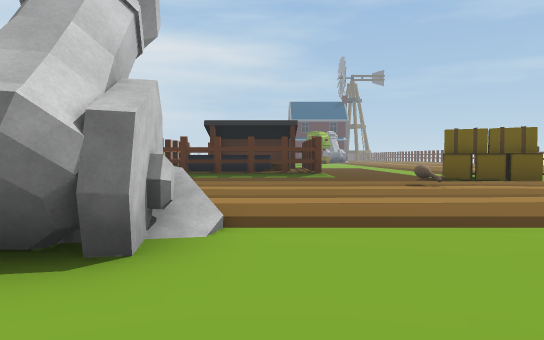
View 1 (above)

24 first-person views from a walk through a Unity game level. The camera is 1.2 m above the floor, tilts 2° down and sees 70° across. The floor is counted in squares, 2 m on a side. Each view is taken from the middle of a square. On the plan, view 1 faces up. The plan holds only what a view shows up to about 11 squares ahead; the rest is blank. The place goes on beyond the plan. Some animated figures are not drawn.

View 2
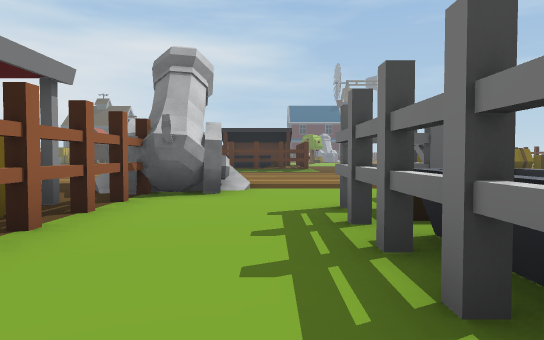

View 3
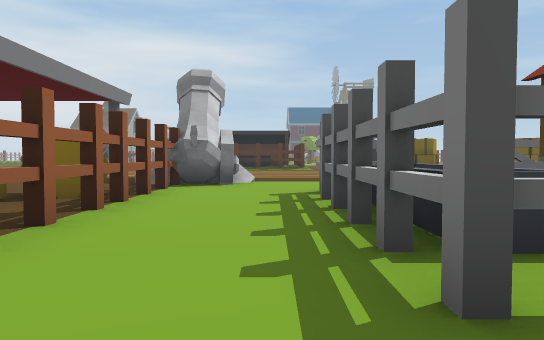

View 4
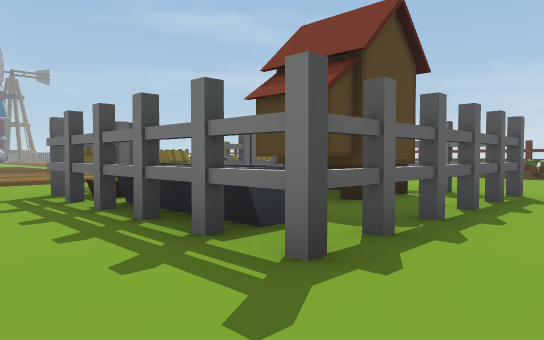

View 5
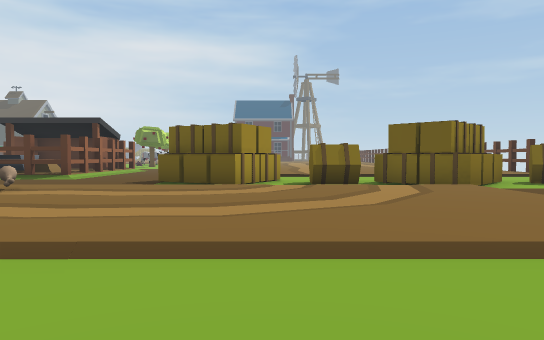

View 6
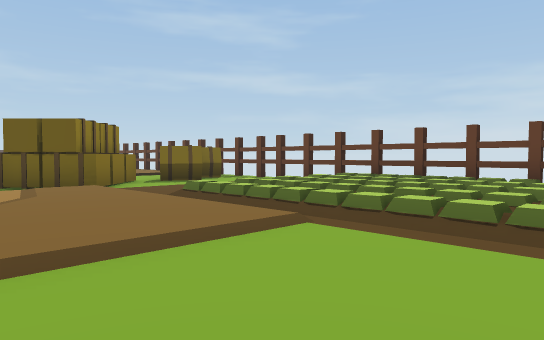

View 7
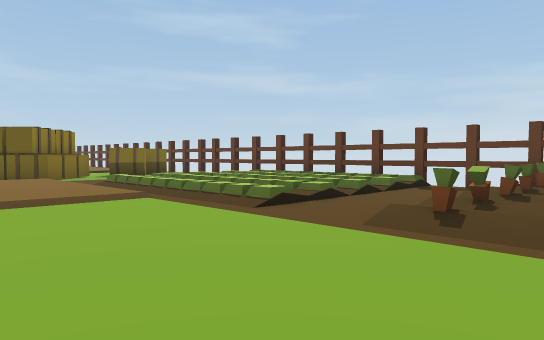

View 8
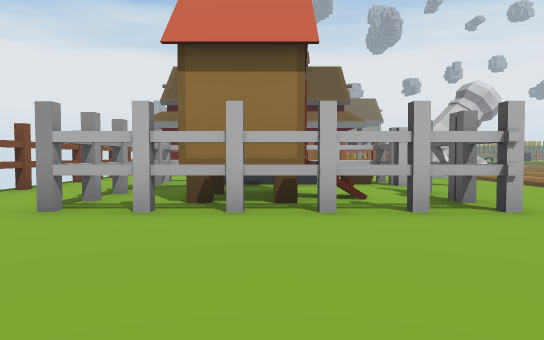

View 9
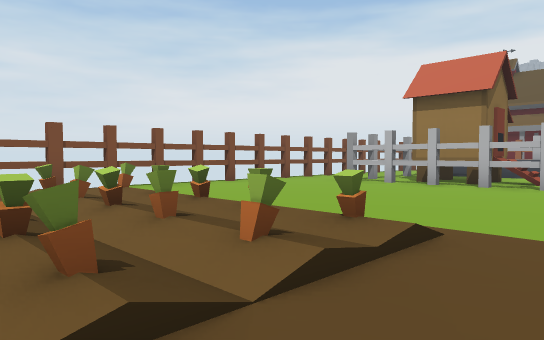

View 10
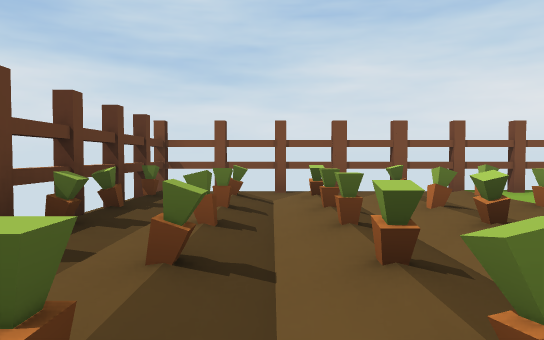

View 11
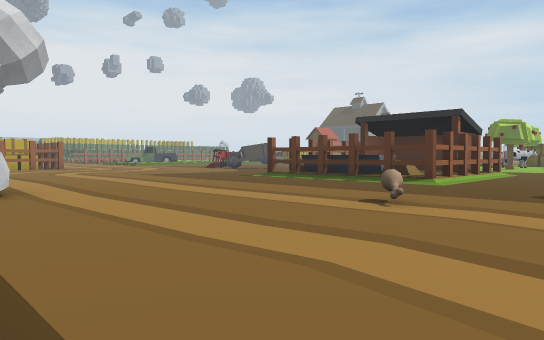

View 12
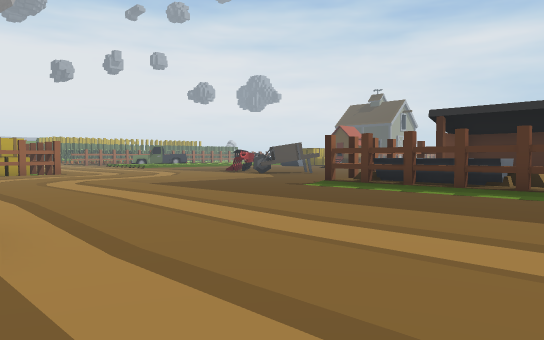

View 13
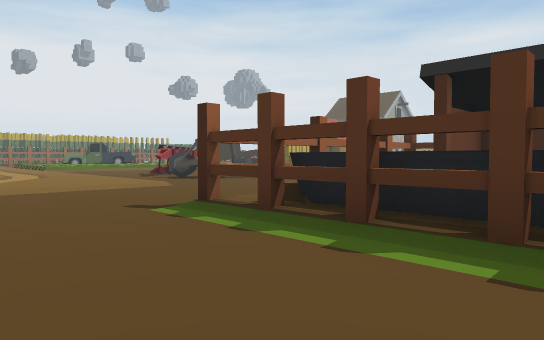

View 14
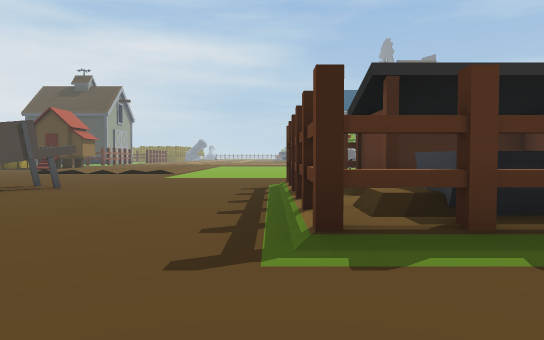

View 15
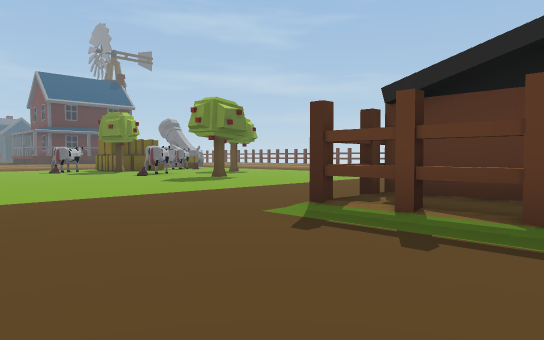

View 16
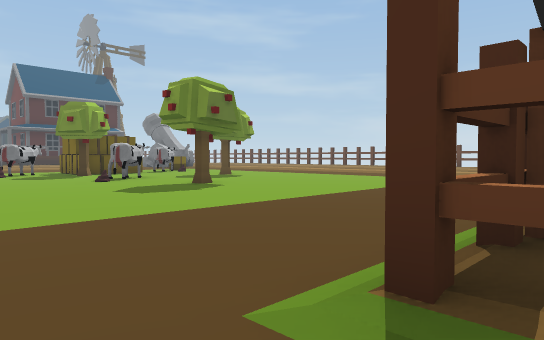

View 17
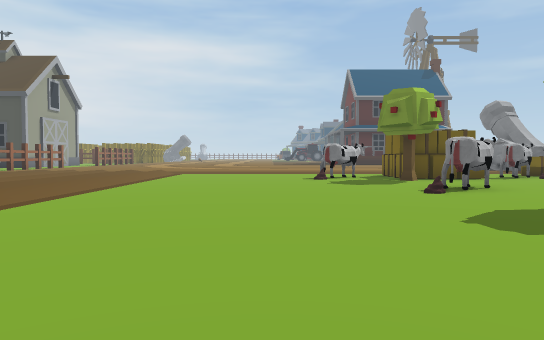

View 18
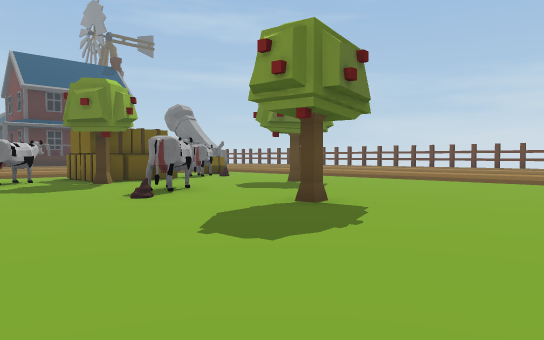

View 19
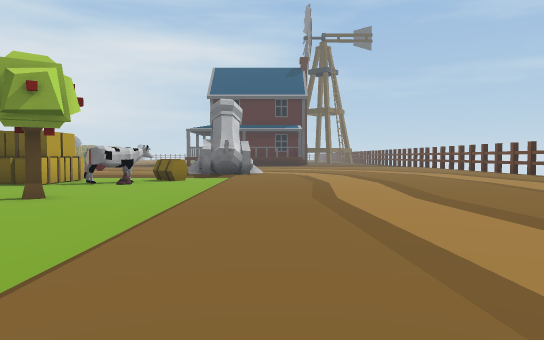

View 20
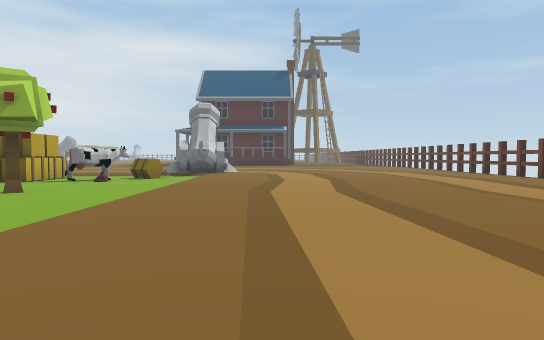

View 21
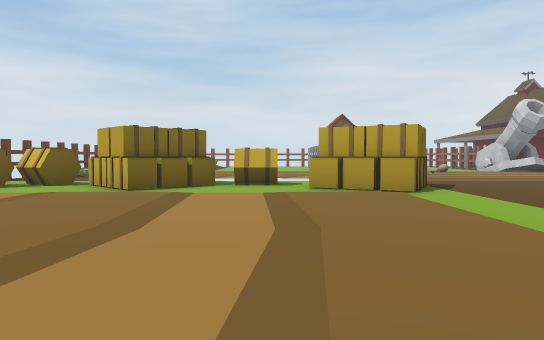

View 22
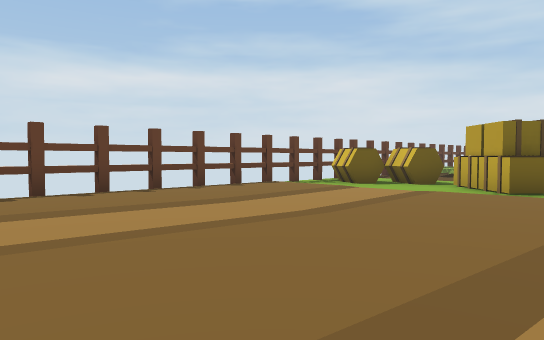

View 23
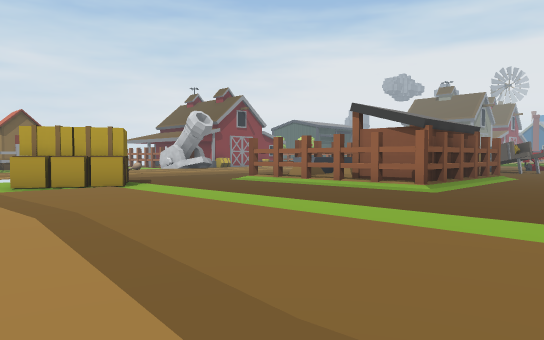

View 24
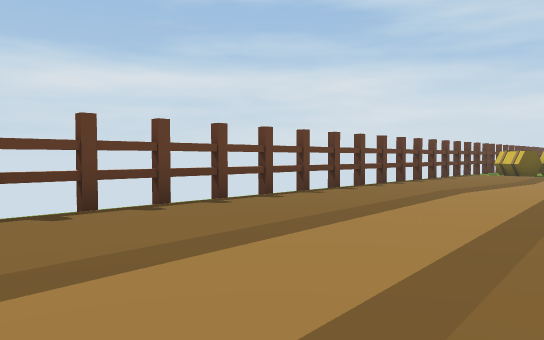

### Floor plan
Key: @ floor where view 1 was taken; # wall or solid block; x gap in a wall; . main floor; : floor 0.25 m higher than the main floor; / step, stairs or slope; = window, fence, low wall or low ledge; ^ raised ledge; G gate; T thing the floor can be seen under or through; W wheel; O other object.
Columns run from 11 left of view 1 to 16 right of it. Each row starts with its distance up from view 1.
 31          ..OO..O.:::::::::
 30 ////....OO.OO.O..::::::::::
 29 ////....O.OOO.O..::::::::::
 28  ///.............:::::::::
 27  ///.......O.....:::::::::
 26   //......OO..O..:::::::::
 25    /......O......::::::::::#
 24    /.............::::::::::#
 23     .......O.....::::::::::#
 22      ............::::: ::::#
 21      ........... ::::: ::::#
 20 ...............  ::::  ::::#
 19 .................::::::::::#
 18  ................::::::::::#
 17  .#....//////....::::::::::#
 16    #.../=####....::::::::::#
 15  xW....//#  #....::::::::::#
 14  ....../=  :#....::::::::::#
 13 /////..//^^^#....::::::::::#
 12 ::::/../#^^^#..............#
 11 ::::/...........OOO...O..O.#
 10    :/...........OOOOOOOOOOO#
  9   ::/............O.O.OO..O.#
  8   :://////////////::::.....#
  7 ::::::::::::::O:::::::..   #
  6 ::::::::::::::::::::::.:..:=
  5      :::::::::::::::::.:..:=
  4        ::^#:::::::::::.:..:=
  3        .###............:..:=
  2        ..##..G.........:..:=
  1        .##..#G.............#
  0        OO#.@#..GTT..../////#
 -1        OO#..#O.OOT....////:=
 -2        O.#..OOOOOT....////:
 -3          #..OOOOOT....////:=
 -4           ..####TT....////:=
 -5           ..#  ##...../////=
 -6           .................#
 -7           ##################

Positions as (right, up) in squares from view 1, and headings:
1: (0, 0), facing up
2: (0, -4), facing up
3: (0, -6), facing up
4: (-1, -6), facing up-right
5: (7, 1), facing up
6: (8, 1), facing up-right
7: (8, -2), facing up-right
8: (10, -2), facing left
9: (14, 1), facing down-left
10: (14, 0), facing down
11: (5, 3), facing up-left
12: (2, 4), facing up-left
13: (0, 9), facing up-left
14: (-4, 9), facing up
15: (-7, 14), facing up-right
16: (-5, 16), facing up-right
17: (-4, 19), facing up
18: (-4, 20), facing up-right
19: (7, 20), facing up
20: (8, 19), facing up
21: (8, 19), facing down
22: (9, 19), facing down-right
23: (9, 20), facing down-left
24: (11, 26), facing down-right
